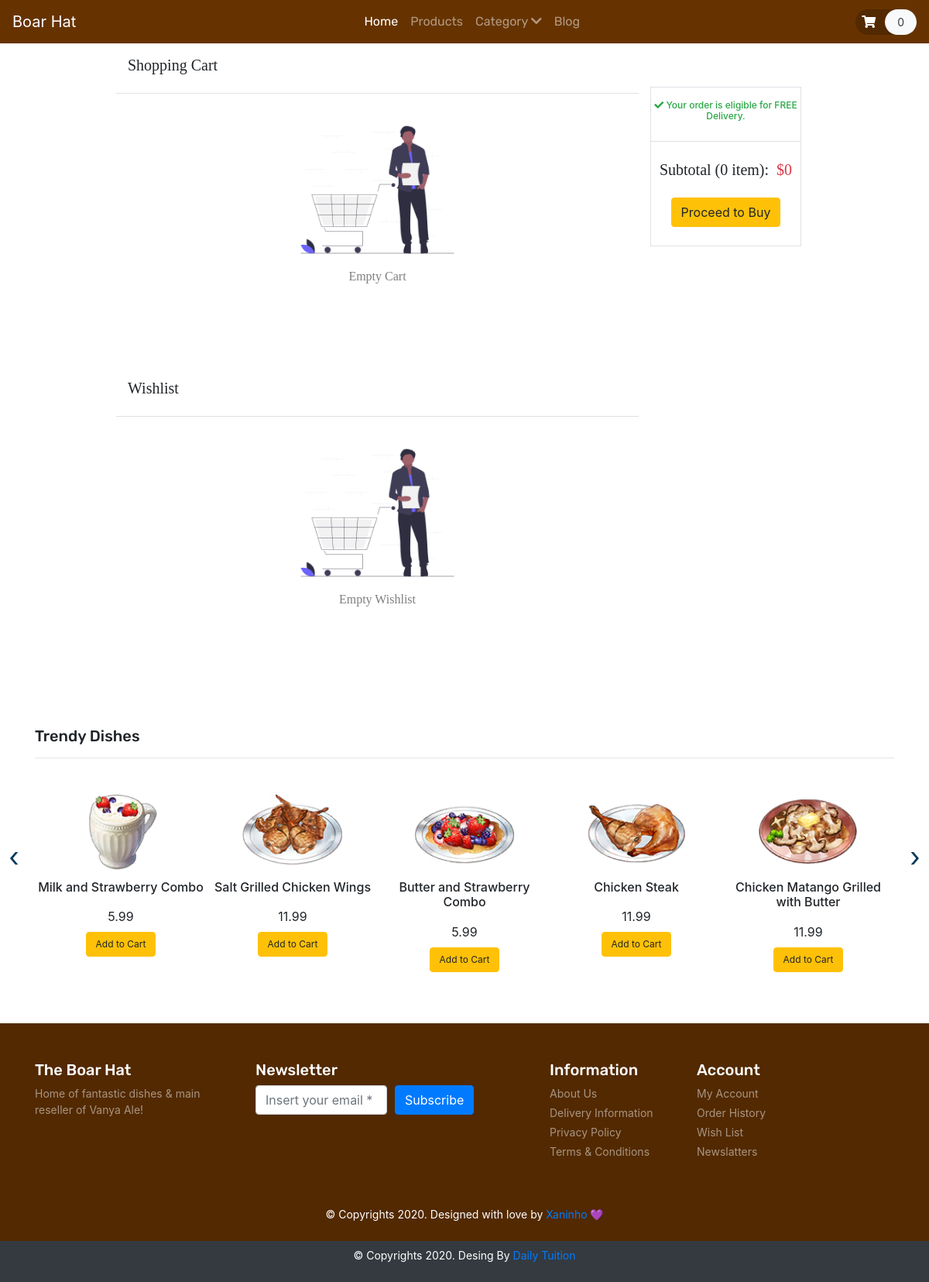
The app's page /cart.php with its own data.
### tables this page shows
CREATE TABLE `dish` (
  `item_id` int(11) NOT NULL,
  `category_id` varchar(200) NOT NULL,
  `item_name` varchar(255) NOT NULL,
  `item_price` double(10,2) NOT NULL,
  `item_image` varchar(255) NOT NULL,
  `item_register` datetime DEFAULT NULL
);

### database/classes/DBController.php (called while the page is built, shortened)
<?php
class DBController
{
    protected $host = 'localhost';
    protected $user = 'root';
    protected $password = '';
    protected $database = "boar_hat";
    public function __construct()
    {
        $this->con = mysqli_connect($this->host, $this->user, $this->password, $this->database);
    }
}

### database/functions.php (called while the page is built)
<?php
require ('./database/classes/DBController.php');
require ('./database/classes/Product.php');
require ('./database/classes/Cart.php');
$db = new DBController();
$product = new Product($db);
$product_suffle = $product->getData();
$Cart = new Cart($db);

### database/classes/Product.php (called while the page is built, shortened)
<?php
class Product
{
    public $db = null;
    public function __construct(DBController $db)
    {
        $this->db = $db;
    }
    public function getData($table = 'dish'){
        $result = $this->db->con->query("SELECT * FROM {$table}");
        $resultArray = array();
        while ($item = mysqli_fetch_array($result, MYSQLI_ASSOC)){
            $resultArray[] = $item;
        }
        return $resultArray;
    }
}

### components/_top-sale.php (the view, shortened to what this page needs)
<?php
 $product_suffle = $product->getData();
 shuffle($product_suffle);
 ?>
<section id="top-sale">
  <div class="container py-5">
    <h4 class="font-rubik font-size-20">Trendy Dishes</h4>
    <hr>
    <div class="owl-carousel owl-theme">
      <?php foreach ($product_suffle as $item) { ?>
        <div class="item py-2">
          <div class="product font-rale">
            <a href="<?php printf('%s?item_id=%s', 'product.php', $item['item_id']) ?>"><img src="<?php echo $item['item_image']; ?>" alt="product1" class="img-fluid mx-auto" style="width: 60%;"></a>
            <div class="text-center">
              <h6><?php echo $item['item_name']; ?></h6>
              <div class="price py-2">
                <span><?php echo $item['item_price']; ?></span>
              </div>
              <form method="post">
                <?php
                 if (in_array($item['item_id'], $Cart->getCartId($product->getData('cart')) ?? [] )) {
                   echo '<button type="submit" disabled class="btn btn-success font-size-12">In the Cart</button>';
                 } else {
                   echo '<button type="submit" name="top_sale_submit" class="btn btn-warning font-size-12">Add to Cart</button>';
                 }
                 ?>
              </form>
            </div>
          </div>
        </div>
      <?php } ?>
    </div>
  </div>
</section>

### cart.php (shortened to what this page needs)
<!DOCTYPE html>
<html lang="en">
<head>
    <link rel="stylesheet" href="https://stackpath.bootstrapcdn.com/bootstrap/4.4.1/css/bootstrap.min.css"
>
    <link rel="stylesheet" href="https://cdnjs.cloudflare.com/ajax/libs/OwlCarousel2/2.3.4/assets/owl.carousel.min.css"
 />
    <link rel="stylesheet"
        href="https://cdnjs.cloudflare.com/ajax/libs/OwlCarousel2/2.3.4/assets/owl.theme.default.min.css"
 />
    <link rel="stylesheet" href="https://cdnjs.cloudflare.com/ajax/libs/font-awesome/5.13.0/css/all.min.css"
 />
    <link rel="stylesheet" href="./assets/css/style.css">
    <?php
        require ('./database/functions.php');
    ?>
</head>
<body>
    <?php
    include('./components/header.php');
    ?>
    <main>
        <?php
        count($product->getData('cart')) ? include ('components/_shopping-cart.php') :  include ('components/notFound/_cart-notFound.php');
        count($product->getData('wishlist')) ? include ('components/_wishlist-template.php') :  include ('components/notFound/_wishlist-notFound.php');
        include('./components/_top-sale.php');
        ?>
    </main>
    <?php
    include('./components/footer.php');
    ?>
    <div class="copyright text-center bg-dark text-white py-2">
        <p class="font-rale font-size-14">&copy; Copyrights 2020. Desing By <a href="#" class="color-second">Daily
                Tuition</a></p>
    </div>
</body>
</html>

### components/header.php (shortened to what this page needs)
<nav class="navbar navbar-expand-lg navbar-dark bg-wood">
  <a class="navbar-brand" href="./index.php">Boar Hat</a>
  <div class="collapse navbar-collapse" id="navbarNav">
    <ul class="navbar-nav m-auto font-rubik">
      <li class="nav-item active">
        <a class="nav-link" href="./index.php">Home</a>
      </li>
      <li class="nav-item">
        <a class="nav-link" href="#">Products</a>
      </li>
      <li class="nav-item">
        <a class="nav-link" href="#">Category <i class="fas fa-chevron-down"></i></a>
      </li>
      <li class="nav-item">
        <a class="nav-link" href="#">Blog</a>
      </li>
    </ul>
    <form action="#" class="font-size-14 font-rale">
      <a href="./cart.php" class="py-2 rounded-pill bg-wood-dark">
        <span class="font-size-16 px-2 text-white"><i class="fas fa-shopping-cart"></i></span>
        <span class="px-3 py-2 rounded-pill text-dark bg-light"><?php echo count($product->getData('cart')); ?></span>
      </a>
    </form>
  </div>
</nav>

### components/notFound/_cart-notFound.php
<section id="cart" class="py-3 mb-5">
        <div class="container-fluid w-75">
            <h5 class="font-baloo font-size-20">Shopping Cart</h5>
            <div class="row">
                <div class="col-sm-9">
                <div class="row border-top py-3 mt-3">
                        <div class="col-sm-12 text-center py-2">
                            <img src="../../assets/images/blog/empty_cart.png" alt="Empty Cart" class="img-fluid" style="height: 200px;">
                            <p class="font-baloo font-size-16 text-black-50">Empty Cart</p>
                        </div>
                    </div>
                </div>
                <div class="col-sm-3">
                    <div class="sub-total border text-center mt-2">
                        <h6 class="font-size-12 font-rale text-success py-3"><i class="fas fa-check"></i> Your order
                            is eligible for FREE Delivery.</h6>
                        <div class="border-top py-4">
                            <h5 class="font-baloo font-size-20">Subtotal (<?php echo isset ($subTotal) ? count($subTotal) : 0; ?> item):&nbsp; <span
                                    class="text-danger">$<span class="text-danger" id="deal-price"><?php echo isset($subTotal) ? $Cart->getSum($subTotal) : 0 ?></span>
                                </span> </h5>
                            <button type="submit" class="btn btn-warning mt-3">Proceed to Buy</button>
                        </div>
                    </div>
                </div>
            </div>
        </div>
    </section>

### components/notFound/_wishlist-notFound.php
<section id="cart" class="py-3 mb-5">
    <div class="container-fluid w-75">
        <h5 class="font-baloo font-size-20">Wishlist</h5>
        <div class="row">
            <div class="col-sm-9">
                <div class="row border-top py-3 mt-3">
                    <div class="col-sm-12 text-center py-2">
                        <img src="../../assets/images/blog/empty_cart.png" alt="Empty Cart" class="img-fluid" style="height: 200px;">
                        <p class="font-baloo font-size-16 text-black-50">Empty Wishlist</p>
                    </div>
                </div>
            </div>
        </div>
    </div>
</section>

### components/footer.php
<footer id="footer" class="bg-wood-dark text-white py-5">
<div class="container">
  <div class="row">
    <div class="col-lg-3 col-12">
      <h4 class="font-rubik font-size-20">The Boar Hat</h4>
      <p class="font-size-14 font-rale text-white-50">Home of fantastic dishes & main reseller of Vanya Ale!</p>
    </div>
    <div class="col-lg-4 col-12">
      <h4 class="font-rubik font-size-20">Newsletter</h4>
      <form class="form-row">
        <div class="col">
          <input type="text" class="form-control" placeholder="Insert your email *">
        </div>
        <div class="col">
          <button type="submit" class="btn btn-primary mb-2">Subscribe</button>
        </div>
      </form>
    </div>
    <div class="col-lg-2 col-12">
      <h4 class="font-rubik font-size-20">Information</h4>
      <div class="d-flex flex-column flex-wrap">
        <a href="#" class="font-rale font-size-14 text-white-50 pb-1">About Us</a>
        <a href="#" class="font-rale font-size-14 text-white-50 pb-1">Delivery Information</a>
        <a href="#" class="font-rale font-size-14 text-white-50 pb-1">Privacy Policy</a>
        <a href="#" class="font-rale font-size-14 text-white-50 pb-1">Terms & Conditions</a>
      </div>
    </div>
    <div class="col-lg-2 col-12">
      <h4 class="font-rubik font-size-20">Account</h4>
      <div class="d-flex flex-column flex-wrap">
        <a href="#" class="font-rale font-size-14 text-white-50 pb-1">My Account</a>
        <a href="#" class="font-rale font-size-14 text-white-50 pb-1">Order History</a>
        <a href="#" class="font-rale font-size-14 text-white-50 pb-1">Wish List</a>
        <a href="#" class="font-rale font-size-14 text-white-50 pb-1">Newslatters</a>
      </div>
    </div>
  </div>
</div>
</footer>
<div class="copyright text-center bg-wood-dark text-white py-2">
<p class="font-rale font-size-14">&copy; Copyrights 2020. Designed with love by <a href="https://github.com/Xaninho" class="color-second">Xaninho 💜</a></p>
</div>

### assets/css/style.css (style rules this page uses)
:root { --font-ubuntu: 'Ubuntu', monospace; --color-border: #e5e5e5; }
button, button:focus { outline: none !important; box-shadow: none !important; }
.font-baloo { font-family: "Baloo Thammudu 2", cursive; }
.font-rubik { font-family: "Rubik", cursive; }
.font-size-12 { font-size: 12px; }
.font-size-14 { font-size: 14px; }
.font-size-16 { font-size: 16px; }
.font-size-20 { font-size: 20px; }
.bg-wood { background-color: #663300; }
.bg-wood-dark { background-color: #522901; }
#top-sale .owl-carousel .item .product a { overflow: hidden; }
#top-sale .owl-carousel .item .product img { transition: transform 0.5s ease; }

### records on screen
dish: item_image (picture), item_name "Milk and Strawberry Combo", item_price "5.99"
dish: item_image (picture), item_name "Salt Grilled Chicken Wings", item_price "11.99"
dish: item_image (picture), item_name "Butter and Strawberry Combo", item_price "5.99"
dish: item_image (picture), item_name "Chicken Steak", item_price "11.99"
dish: item_image (picture), item_name "Chicken Matango Grilled with Butter", item_price "11.99"

### other values on screen
count($product->getData('cart')) "0"
